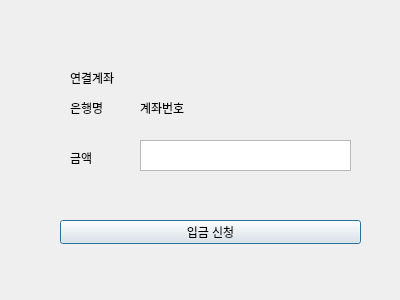
<?xml version="1.0" encoding="UTF-8"?>
<ui version="4.0">
 <class>DepositDialog</class>
 <widget class="QDialog" name="DepositDialog">
  <property name="geometry">
   <rect>
    <x>0</x>
    <y>0</y>
    <width>400</width>
    <height>300</height>
   </rect>
  </property>
  <property name="windowTitle">
   <string>Dialog</string>
  </property>
  <widget class="QPushButton" name="pushButton">
   <property name="geometry">
    <rect>
     <x>60</x>
     <y>220</y>
     <width>301</width>
     <height>24</height>
    </rect>
   </property>
   <property name="text">
    <string>입금 신청</string>
   </property>
  </widget>
  <widget class="QLabel" name="label">
   <property name="geometry">
    <rect>
     <x>70</x>
     <y>70</y>
     <width>71</width>
     <height>16</height>
    </rect>
   </property>
   <property name="text">
    <string>연결계좌</string>
   </property>
  </widget>
  <widget class="QLabel" name="label_2">
   <property name="geometry">
    <rect>
     <x>70</x>
     <y>100</y>
     <width>48</width>
     <height>16</height>
    </rect>
   </property>
   <property name="text">
    <string>은행명</string>
   </property>
  </widget>
  <widget class="QLabel" name="label_3">
   <property name="geometry">
    <rect>
     <x>70</x>
     <y>150</y>
     <width>48</width>
     <height>16</height>
    </rect>
   </property>
   <property name="text">
    <string>금액</string>
   </property>
  </widget>
  <widget class="QTextEdit" name="textEdit">
   <property name="geometry">
    <rect>
     <x>140</x>
     <y>140</y>
     <width>211</width>
     <height>31</height>
    </rect>
   </property>
  </widget>
  <widget class="QLabel" name="label_4">
   <property name="geometry">
    <rect>
     <x>140</x>
     <y>100</y>
     <width>191</width>
     <height>16</height>
    </rect>
   </property>
   <property name="text">
    <string>계좌번호</string>
   </property>
  </widget>
 </widget>
 <resources/>
 <connections/>
</ui>
